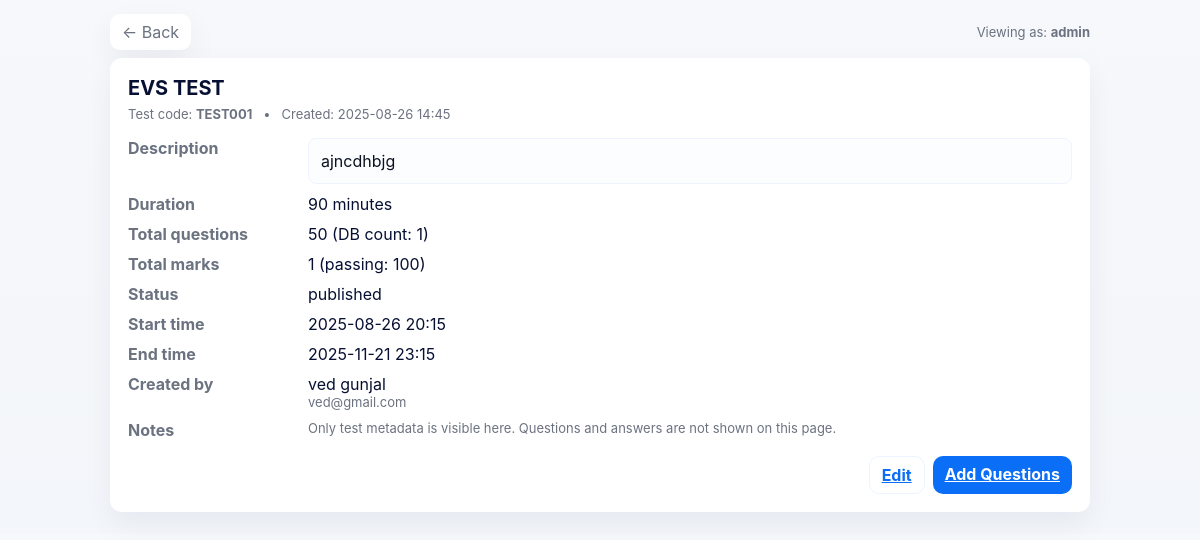
Page /v_test.php?test_id=1 (signed in) on the committed database.
### tables this page shows
CREATE TABLE `tests` (
  `id` int(11) NOT NULL,
  `test_id` varchar(20) NOT NULL,
  `title` varchar(255) NOT NULL,
  `description` text DEFAULT NULL,
  `duration_minutes` int(11) NOT NULL,
  `total_questions` int(11) NOT NULL,
  `passing_marks` int(11) NOT NULL,
  `status` enum('draft','published') NOT NULL DEFAULT 'draft',
  `start_time` datetime DEFAULT NULL,
  `end_time` datetime DEFAULT NULL,
  `created_by` int(11) NOT NULL,
  `created_at` timestamp NOT NULL DEFAULT current_timestamp()
);

CREATE TABLE `users` (
  `id` int(11) NOT NULL,
  `user_id` varchar(20) NOT NULL,
  `name` varchar(100) NOT NULL,
  `email` varchar(100) NOT NULL,
  `password` varchar(255) NOT NULL,
  `role` enum('student','admin') NOT NULL DEFAULT 'student',
  `status` enum('active','inactive') NOT NULL DEFAULT 'active',
  `created_at` timestamp NOT NULL DEFAULT current_timestamp(),
  `phone` varchar(20) DEFAULT NULL,
  `bio` text DEFAULT NULL,
  `avatar` varchar(255) DEFAULT NULL
);

### v_test.php (the view, shortened to what this page needs)
<?php
$viewer_role = $_SESSION['role'] ?? 'student';
$conn = new mysqli("localhost", "root", "", "exam_proctoring");
$test_id = isset($_GET['test_id']) ? (int)$_GET['test_id'] : 0;
$stmt = $conn->prepare("
    SELECT t.id, t.test_id AS code, t.title, t.description, t.duration_minutes, t.total_questions,
           t.passing_marks, t.status, t.start_time, t.end_time, t.created_by, t.created_at,
           u.name AS creator_name, u.email AS creator_email
    FROM tests t
    LEFT JOIN users u ON u.id = t.created_by
    WHERE t.id = ? LIMIT 1
");
$stmt->bind_param("i", $test_id);
$stmt->execute();
$res = $stmt->get_result();
$test = $res->fetch_assoc();
$qcountStmt = $conn->prepare("SELECT COUNT(*) AS c, COALESCE(SUM(marks),0) AS total_marks FROM questions WHERE test_id = ?");
$qcountStmt->bind_param("i", $test_id);
$qcountStmt->execute();
$qc = $qcountStmt->get_result()->fetch_assoc();
function h($s){ return htmlspecialchars($s, ENT_QUOTES|ENT_SUBSTITUTE, 'UTF-8'); }
function fmtDt($v){
    $d = strtotime($v);
    return date('Y-m-d H:i', $d);
}
?>
<!doctype html>
<html lang="en">
<head>
</head>
<body>
  <div class="wrap">
    <div class="top">
      <div>
        <a class="back" href="<?= ($viewer_role==='admin') ? 'admin_dashboard.php' : 'student_dashboard.php' ?>">&larr; Back</a>
      </div>
      <div style="text-align:right">
        <div class="small">Viewing as: <strong><?= h($viewer_role) ?></strong></div>
      </div>
    </div>
    <div class="card" role="region" aria-labelledby="title">
      <h1 id="title"><?= h($test['title']) ?></h1>
      <div class="meta">Test code: <strong><?= h($test['code']) ?></strong> &nbsp; • &nbsp; Created: <?= h(fmtDt($test['created_at'])) ?></div>
      <dl>
        <dt>Description</dt>
        <dd><div class="desc"><?= nl2br(h($test['description'] ?: '—')) ?></div></dd>
        <dt>Duration</dt>
        <dd><?= ($test['duration_minutes'] ? h($test['duration_minutes']) . ' minutes' : '—') ?></dd>
        <dt>Total questions</dt>
        <dd><?= (int)$test['total_questions'] ?> (DB count: <?= (int)$qc['c'] ?>)</dd>
        <dt>Total marks</dt>
        <dd><?= (int)$qc['total_marks'] ?> (passing: <?= (int)$test['passing_marks'] ?>)</dd>
        <dt>Status</dt>
        <dd><?= h($test['status'] ?: '—') ?></dd>
        <dt>Start time</dt>
        <dd><?= h(fmtDt($test['start_time'])) ?></dd>
        <dt>End time</dt>
        <dd><?= h(fmtDt($test['end_time'])) ?></dd>
        <dt>Created by</dt>
        <dd><?= h($test['creator_name'] ?: 'User #' . (int)$test['created_by']) ?> <?= $test['creator_email'] ? '<div class="small">' . h($test['creator_email']) . '</div>' : '' ?></dd>
        <dt>Notes</dt>
        <dd class="small">Only test metadata is visible here. Questions and answers are not shown on this page.</dd>
      </dl>
      <div class="actions">
        <?php if ($viewer_role === 'admin'): ?>
          <a class="btn ghost" href="edit_test.php?test_id=<?= (int)$test['id'] ?>">Edit</a>
          <a class="btn" href="add_question.php?test_db_id=<?= (int)$test['id'] ?>">Add Questions</a>
        <?php else: ?>
          <a class="btn" href="start_test.php?test_id=<?= (int)$test['id'] ?>">Start Test</a>
        <?php endif; ?>
      </div>
    </div>
  </div>
</body>
</html>

### v_test.php (style rules this page uses)
:root { --bg:#f6f8fb; --card:#fff; --muted:#6b7280; --primary:#0b6ef6; --radius:12px; --shadow:0 12px 30px rgba(11,22,50,0.06); font-family: Inter, system-ui, -apple-system, "Segoe UI", Roboto, Arial, sans-serif; }
* { box-sizing:border-box }
body { margin:0;background:linear-gradient(180deg,var(--bg),#f3f6fa);color:#071033;padding:22px }
.wrap { max-width:980px;margin:0 auto;display:grid;gap:16px }
.top { display:flex;justify-content:space-between;align-items:center;gap:12px }
a.back { color:var(--muted);text-decoration:none;padding:8px 12px;background:var(--card);border-radius:10px;box-shadow:var(--shadow) }
.card { background:var(--card);padding:18px;border-radius:var(--radius);box-shadow:var(--shadow) }
h1 { margin:0;font-size:20px }
.meta { color:var(--muted);font-size:13px;margin-top:6px }
dl { display:grid;grid-template-columns:160px 1fr;gap:10px 20px;margin:16px 0 }
dt { color:var(--muted);font-weight:700 }
dd { margin:0 }
.desc { padding:12px;border-radius:8px;background:#fbfdff;border:1px solid #eef4ff;color:#0b1220 }
.actions { display:flex;gap:8px;justify-content:flex-end;margin-top:12px }
.btn { padding:8px 12px;border-radius:10px;background:var(--primary);color:#fff;border:0;cursor:pointer;font-weight:700 }
.btn.ghost { background:transparent;color:var(--primary);border:1px solid rgba(11,110,246,0.08) }
.small { font-size:13px;color:var(--muted) }

### rows in the picture
tests: title "EVS TEST", test "TEST001", created_at "2025-08-26 14:45", description "ajncdhbjg", duration_minutes "90", total_questions "50", passing_marks "100", status "published", start_time "2025-08-26 20:15", end_time "2025-11-21 23:15", created_by.name "ved gunjal", created_by.email "ved@gmail.com"

### other values in the picture
$viewer_role "admin"
$qc['c'] "1"
$qc['total_marks'] "1"
